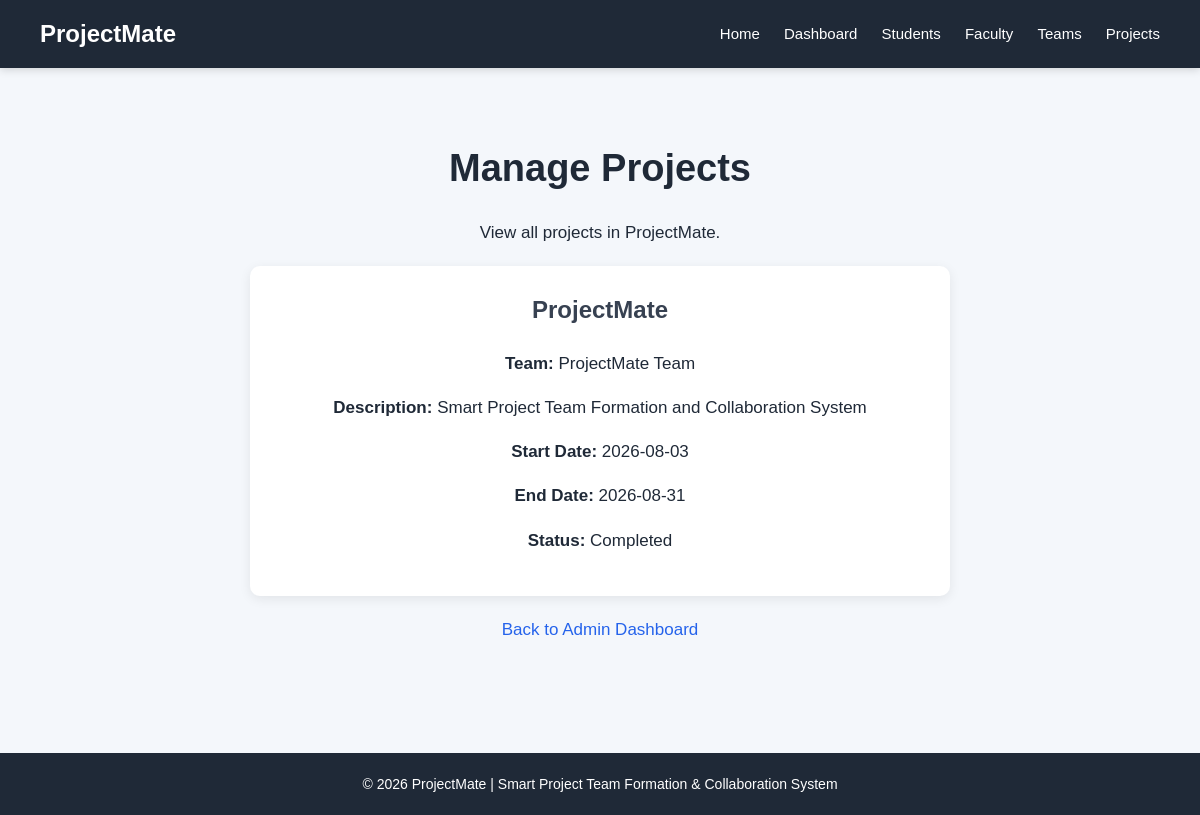
Screenshot of /admin-projects (signed in) with the database file from the repository.
### tables this page shows
CREATE TABLE projects (
            id INTEGER PRIMARY KEY AUTOINCREMENT,
            project_name TEXT NOT NULL,
            description TEXT,
            team_id INTEGER NOT NULL,
            guide_id INTEGER,
            start_date TEXT,
            end_date TEXT,
            status TEXT DEFAULT 'Not Started',
            FOREIGN KEY (team_id) REFERENCES teams(id),
            FOREIGN KEY (guide_id) REFERENCES users(id)
        );

CREATE TABLE teams (
            id INTEGER PRIMARY KEY AUTOINCREMENT,
            team_name TEXT UNIQUE NOT NULL,
            leader_id INTEGER,
            created_at TIMESTAMP DEFAULT CURRENT_TIMESTAMP,
            FOREIGN KEY (leader_id) REFERENCES student_profiles(id)
        );

### app.py (the view)
@app.route("/admin-projects")
def admin_projects():
    user_id = session.get("user_id")
    if not user_id:
        return redirect(url_for("admin_login"))
    conn = get_db_connection()
    admin = conn.execute("""
        SELECT id
        FROM users
        WHERE id = ?
        AND role = 'admin'
    """, (user_id,)).fetchone()
    if admin is None:
        conn.close()
        return "Access denied! Admin only."
    projects = conn.execute("""
        SELECT
            projects.id,
            projects.project_name,
            projects.description,
            projects.start_date,
            projects.end_date,
            projects.status,
            teams.team_name
        FROM projects
        LEFT JOIN teams
            ON projects.team_id = teams.id
        ORDER BY projects.id DESC
    """).fetchall()
    updated_projects = []
    for project in projects:
        total_tasks = conn.execute("""
            SELECT COUNT(*)
            FROM tasks
            WHERE project_id = ?
        """, (project["id"],)).fetchone()[0]
        completed_tasks = conn.execute("""
            SELECT COUNT(*)
            FROM tasks
            WHERE project_id = ?
            AND status = 'Completed'
        """, (project["id"],)).fetchone()[0]
        in_progress_tasks = conn.execute("""
            SELECT COUNT(*)
            FROM tasks
            WHERE project_id = ?
            AND status = 'In Progress'
        """, (project["id"],)).fetchone()[0]
        if total_tasks > 0 and completed_tasks == total_tasks:
            calculated_status = "Completed"
        elif in_progress_tasks > 0:
            calculated_status = "In Progress"
        else:
            calculated_status = "Not Started"
        project_data = dict(project)
        project_data["status"] = calculated_status
        updated_projects.append(project_data)
    conn.close()
    return render_template(
        "admin_projects.html",
        projects=updated_projects
    )

### app.py (called while the page is built)
def get_db_connection():
    conn = sqlite3.connect(DATABASE)
    conn.row_factory = sqlite3.Row
    return conn

### templates/admin_projects.html (shortened to what this page needs)
<!DOCTYPE html>
<html lang="en">
<head>
    <link rel="stylesheet"
          href="{{ url_for('static', filename='style.css') }}">
</head>
<body>
    <nav>
        <h2>ProjectMate</h2>
        <div>
            <a href="{{ url_for('home') }}">
                Home
            </a>
            <a href="{{ url_for('admin_dashboard') }}">
                Dashboard
            </a>
            <a href="{{ url_for('admin_students') }}">
                Students
            </a>
            <a href="{{ url_for('admin_faculty') }}">
                Faculty
            </a>
            <a href="{{ url_for('admin_teams') }}">
                Teams
            </a>
            <a href="{{ url_for('admin_projects') }}">
                Projects
            </a>
        </div>
    </nav>
    <main>
        <section>
            <h1>
                Manage Projects
            </h1>
            <p>
                View all projects in ProjectMate.
            </p>
        </section>
        <section>
            {% if projects %}
                {% for project in projects %}
                    <div class="card">
                        <h2>
                            {{ project["project_name"] }}
                        </h2>
                        <p>
                            <strong>Team:</strong>
                            {{ project["team_name"] or "No Team Assigned" }}
                        </p>
                        <p>
                            <strong>Description:</strong>
                            {{ project["description"] }}
                        </p>
                        <p>
                            <strong>Start Date:</strong>
                            {{ project["start_date"] }}
                        </p>
                        <p>
                            <strong>End Date:</strong>
                            {{ project["end_date"] }}
                        </p>
                        <p>
                            <strong>Status:</strong>
                               {% if project["status"] == "Completed" %}
                                   Completed
                               {% elif project["status"] == "In Progress" %}
                                  In Progress
                               {% else %}
                                  Not Started
                               {% endif %}
                        </p>
                    </div>
                {% endfor %}
            {% else %}
                <div class="card">
                    <p>
                        No projects available yet.
                    </p>
                </div>
            {% endif %}
        </section>
        <p>
            <a href="{{ url_for('admin_dashboard') }}">
                Back to Admin Dashboard
            </a>
        </p>
    </main>
    <footer>
        <p>
            © 2026 ProjectMate |
            Smart Project Team Formation &
            Collaboration System
        </p>
    </footer>
</body>
</html>

### static/style.css (style rules this page uses)
* { box-sizing: border-box; }
body { font-family: Arial, sans-serif; margin: 0; padding: 0; background-color: #f4f7fb; color: #1f2937; line-height: 1.6; }
nav { background-color: #1f2937; padding: 15px 40px; display: flex; justify-content: space-between; align-items: center; box-shadow: 0 2px 8px rgba(0, 0, 0, 0.15); }
nav h2 { color: white; margin: 0; }
nav a { color: white; text-decoration: none; margin-left: 20px; font-size: 15px; }
main { max-width: 1100px; margin: 0 auto; padding: 50px 25px; }
h1 { margin-top: 20px; color: #1f2937; font-size: 32px; }
h2 { color: #374151; }
p { font-size: 16px; line-height: 1.6; }
main section:first-child { text-align: center; }
main h1 { font-size: 38px; margin-bottom: 20px; }
main h2 { font-size: 24px; margin-bottom: 20px; }
main p { font-size: 17px; }
a { color: #2563eb; text-decoration: none; }
.card { background-color: white; padding: 25px; margin: 20px auto; max-width: 700px; border-radius: 10px; box-shadow: 0 3px 12px rgba(0, 0, 0, 0.08); }
.card h2, .card h3 { margin-top: 0; }
main > p { margin: 10px 0; }
footer { text-align: center; padding: 20px; margin-top: 50px; background-color: #1f2937; color: white; }
footer p { margin: 0; font-size: 14px; }
main { max-width: 1100px; margin: 0 auto; padding: 50px 25px; text-align: center; }
.card { background-color: white; padding: 25px; margin: 20px auto; max-width: 700px; border-radius: 10px; box-shadow: 0 3px 12px rgba(0, 0, 0, 0.08); text-align: center; }

### rows the page displays
projects: project_name "ProjectMate", team_name "ProjectMate Team", description "Smart Project Team Formation and Collaboration System", start_date "2026-08-03", end_date "2026-08-31"
